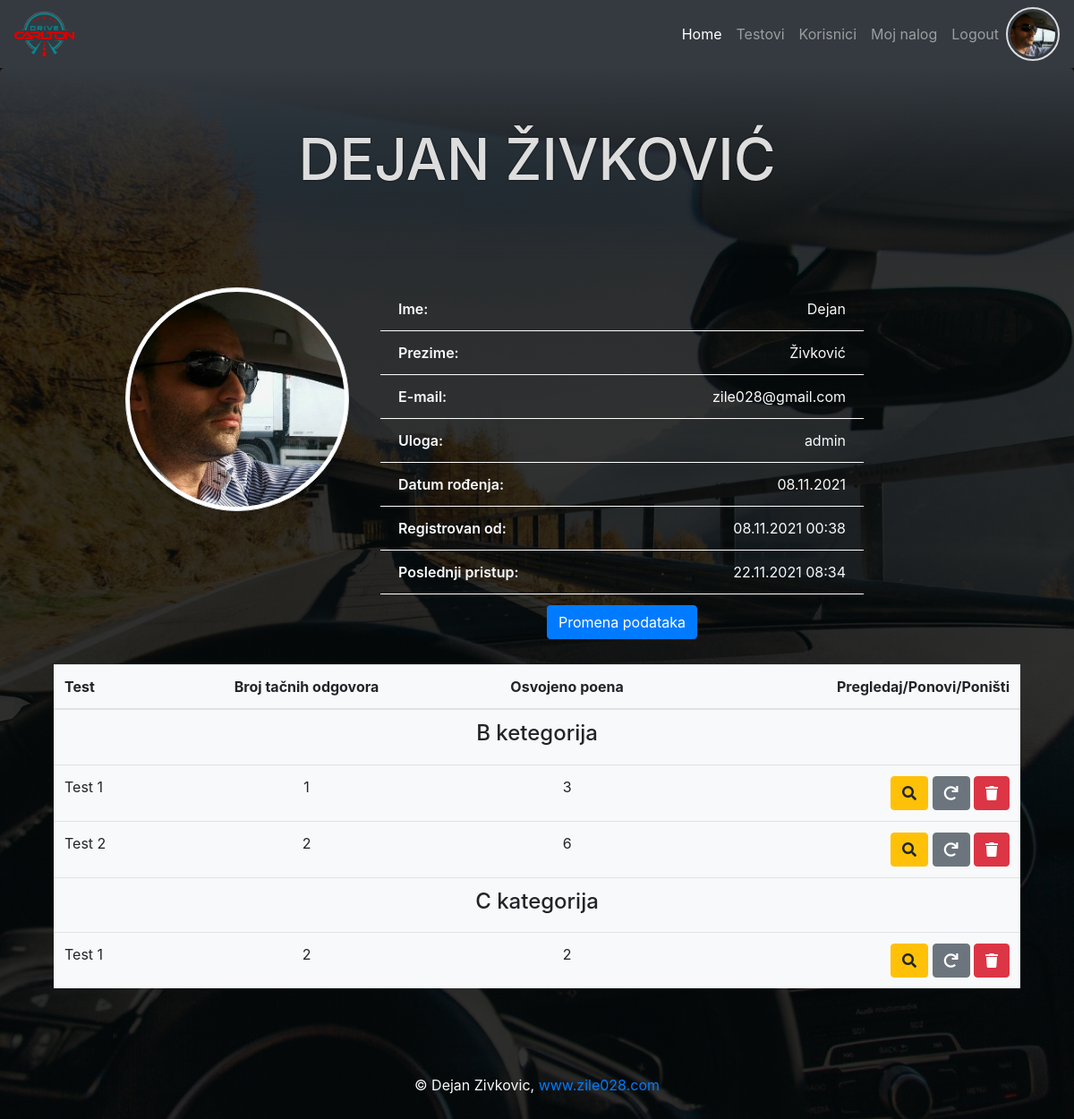
Page /user.php (signed in) on the earlier database version.
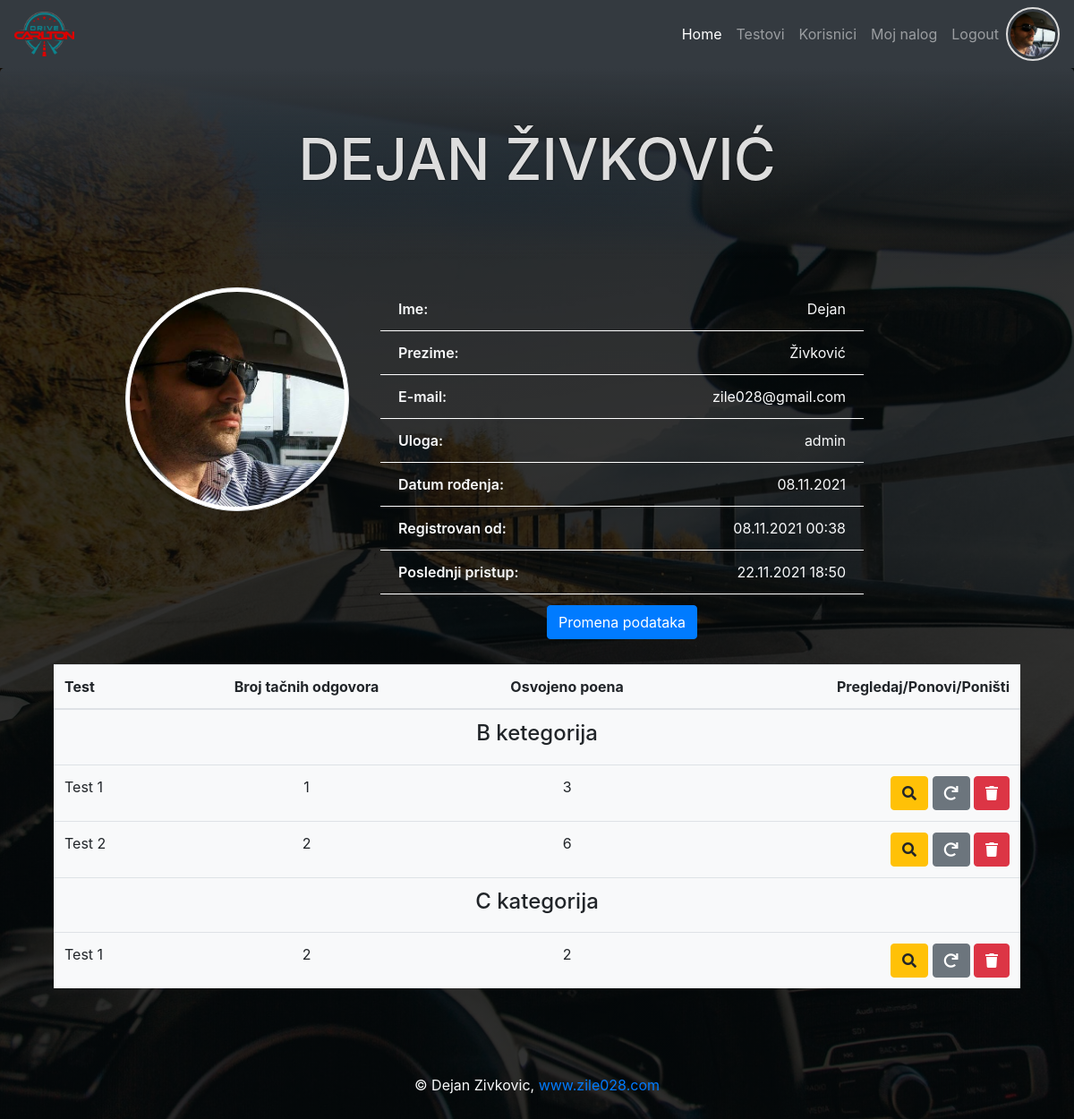
Same page on the later database version.
### tables this page shows
CREATE TABLE `users` (
  `id` int(11) NOT NULL,
  `first_name` varchar(50) NOT NULL,
  `last_name` varchar(50) NOT NULL,
  `date_birth` date NOT NULL,
  `email` varchar(50) NOT NULL,
  `password` varchar(60) NOT NULL,
  `created_at` timestamp NOT NULL DEFAULT CURRENT_TIMESTAMP,
  `last_login` timestamp NOT NULL DEFAULT CURRENT_TIMESTAMP,
  `profil_img` varchar(60) DEFAULT NULL,
  `role_id` int(11) DEFAULT NULL
);

CREATE TABLE `roles` (
  `id` int(11) NOT NULL,
  `role` varchar(30) NOT NULL,
  `description` varchar(255) NOT NULL
);

CREATE TABLE `user_test` (
  `id` int(11) NOT NULL,
  `test_id` int(11) NOT NULL,
  `user_id` int(11) NOT NULL,
  `points` int(11) NOT NULL,
  `number_correct` int(11) NOT NULL,
  `answer_json` json NOT NULL
);

CREATE TABLE `tests` (
  `id` int(11) NOT NULL,
  `test_name` varchar(150) NOT NULL,
  `category_id` int(11) NOT NULL
);

### user.php (called while the page is built, shortened)
<?php
require_once "core/init.php";
$user_info = $User->selectSingleJoin(
    ["users", "roles"],
    "role_id",
    ["id" => $_SESSION["id"]]
);
$test_info = $User->getTestsStatistic($_SESSION["id"]);
require_once ROOT . "/view/user.view.php";

### core/init.php (called while the page is built, shortened)
<?php
require_once "function.php";
require_once "classes/Conection.php";
require_once "classes/QueryBuilder.php";
require_once "classes/User.php";
$database = $conn_config["home_desktop"];
$User         = new User($database);

### core/classes/User.php (called while the page is built, shortened)
<?php
class User extends QueryBuilder
{
    public function isLoged()
    {
        if (isset($_SESSION["id"])) {
            return false;
        } else {
            return true;
        }
    }
    public function getTestsStatistic($user_id)
    {
        $sql = "SELECT
                tc.category_name,
                ut.points,
                ut.number_correct,
                ut.answer_json,
                t.test_name,
                tc.category_name,
                tc.icon,
                ut.id user_test_id,
                t.id test_id
                FROM user_test ut
                JOIN tests t
                ON ut.test_id = t.id
                JOIN test_category tc
                ON tc.id = t.category_id
                WHERE ut.user_id = :id
                ORDER BY t.id ASC
                ";
        $qry = $this->db->prepare($sql);
        $qry->execute(["id" => $user_id]);
        $result = $qry->fetchAll(PDO::FETCH_ASSOC | PDO::FETCH_GROUP);
        return $result;
    }
}

### core/classes/QueryBuilder.php (called while the page is built, shortened)
<?php
class QueryBuilder extends Connection
{
    public function selectSingleJoin(array $table, String $join_on, $criteria)
    {
        $key = key($criteria);
        $sql = "SELECT
                {$table[0]}.*, {$table[0]}.id {$table[0]}_id, {$table[1]}.*
                FROM {$table[0]}
                JOIN {$table[1]}
                ON {$table[0]}.{$join_on} = {$table[1]}.id
                WHERE {$table[0]}.{$key} = :{$key}";
        $qry = $this->db->prepare($sql);
        $qry->execute($criteria);
        $result = $qry->fetch(PDO::FETCH_OBJ);
        return $result;
    }
}

### core/classes/Conection.php (called while the page is built, shortened)
<?php
class Connection
{
    public function __construct($database)
    {
        try {
            $this->db = new PDO("mysql:host={$database['host']};dbname={$database['dbname']}", $database["user"], $database["password"]);
        } catch (PDOException $err) {
            die("Doslo je do greske. Nije moguce konektovati se sa bazom - " . $err->getMessage());
        }
    }
}

### core/function.php (called while the page is built, shortened)
<?php
function displayDate($arg){
    return date("d.m.Y",strtotime($arg));
}
function displayDateTime($arg){
    return date("d.m.Y H:i",strtotime($arg));
}

### view/user.view.php (the view)
<?php
require ROOT . "/include/top.php";
require ROOT . "/include/main_nav.php";
?>
<header class="jumbotron text-center">
    <h1><?php echo "{$user_info->first_name} {$user_info->last_name}"; ?></h1>
</header>
<section class="container">
    <article class="row">
        <div class="col-md-3 offset-md-1">
            <?php if($user_info->profil_img): ?>
            <img id="profil" src="upload/<?php echo $user_info->profil_img; ?>" class="img-thumbnail rounded-circle"
                alt="">
            <?php else: ?>
            <img id="profil" src="asset/logo.png" class="img-thumbnail rounded-circle" alt="">
            <?php endif; ?>
        </div>
        <div class="col-md-6">
            <ul class="user-info list-group  ">
                <li class="list-group-item bg-transparent text-light"><span>Ime:</span>
                    <p><?php echo $user_info->first_name; ?></p>
                </li>
                <li class="list-group-item bg-transparent text-light"><span>Prezime:</span>
                    <p><?php echo $user_info->last_name; ?></p>
                </li>
                <li class="list-group-item bg-transparent text-light"><span>E-mail:</span>
                    <p><?php echo $user_info->email; ?></p>
                </li>
                <li class="list-group-item bg-transparent text-light"><span>Uloga:</span>
                    <p><?php echo $user_info->role; ?></p>
                </li>
                <li class="list-group-item bg-transparent text-light"><span>Datum
                        rođenja:</span>
                    <p><?php echo displayDate($user_info->date_birth); ?></p>
                </li>
                <li class="list-group-item bg-transparent text-light"><span>Registrovan
                        od:</span>
                    <p><?php echo displayDateTime($user_info->created_at); ?></p>
                </li>
                <li class="list-group-item bg-transparent text-light"><span>Poslednji
                        pristup:</span>
                    <p><?php echo displayDateTime($user_info->last_login); ?></p>
                </li>
                <li class="list-group-item bg-transparent text-light border-0 text-center"><a class="btn btn-primary"
                        href="edit_user.php?id=<?php echo $user_info->id; ?>">Promena
                        podataka</a>
                </li>
            </ul>
        </div>
    </article>
    <article class="container mt-3">
        <?php if(count($test_info)>0): ?>
        <table class="bg-light table">
            <thead>
                <tr>
                    <th class="text-left">Test</th>
                    <th class="text-center">Broj tačnih odgovora</th>
                    <th class="text-center">Osvojeno poena</th>
                    <th class="text-right">Pregledaj/Ponovi/Poništi</th>
                </tr>
            </thead>
            <tbody>
                <?php foreach($test_info as $category => $value): ?>
                <tr>
                    <td class="text-center" colspan="4">
                        <h4><?php echo $category; ?></h4>
                    </td>
                </tr>
                <?php foreach($value as $t): ?>
                <tr>
                    <td class="text-left"><?php echo $t["test_name"]; ?></td>
                    <td class="text-center"><?php echo $t["number_correct"]; ?></td>
                    <td class="text-center"><?php echo $t["points"]; ?></td>
                    <td class="text-right">
                        <a class="btn btn-warning" href="preview_test.php?id=<?php echo $t["user_test_id"]; ?>"><i
                                class="fas fa-search"></i></a>
                        <a class="btn btn-secondary" href="preview_test.php?id=<?php echo $t["test_id"]; ?>"><i
                                class="fas fa-redo"></i></a>
                        <a class="btn btn-danger" href="preview_test.php?id=<?php echo $t["test_id"]; ?>"><i
                                class="fas fa-trash"></i></a>
                    </td>
                </tr>
                <?php endforeach; ?>
                <?php endforeach; ?>
            </tbody>
        </table>
        <?php else: ?>
        <h4 class="text-center text-light">Niste radili nijedan test!</h4>
        <?php endif; ?>
    </article>
</section>
<?php
require ROOT . "/include/bottom.php";
?>

### include/top.php (shortened to what this page needs)
<!DOCTYPE html>
<html lang="en">
<head>
    <link rel="stylesheet" href="https://cdnjs.cloudflare.com/ajax/libs/font-awesome/5.15.3/css/all.min.css"
 />
    <link rel="stylesheet" href="https://cdn.jsdelivr.net/npm/bootstrap@4.6.0/dist/css/bootstrap.min.css"
>
    <link rel="stylesheet" href="<?php echo ROOT_DIR; ?>/css/style.css">
</head>
<body>

### include/main_nav.php (shortened to what this page needs)
<nav class="navbar navbar-expand-lg navbar-dark bg-dark">
    <a class="navbar-brand" href="<?php echo ROOT_DIR; ?>"><img class="img-fluid" src="asset/logo-sm.png" alt=""></a>
    <div class="collapse navbar-collapse" id="navbarNav">
        <ul class="navbar-nav ml-auto">
            <li class="nav-item active">
                <a class="nav-link" href="<?php echo ROOT_DIR; ?>">Home</a>
            </li>
            <li class="nav-item">
                <a class="nav-link" href="<?php echo ROOT_DIR; ?>/testovi.php">Testovi</a>
            </li>
            <?php if(!$User->isLoged() && $user_info->role=="admin"): ?>
            <li class="nav-item">
                <a class="nav-link" href="all_users.php">Korisnici</a>
            </li>
            <?php endif; ?>
            <?php if($User->isLoged()): ?>
            <li class="nav-item">
                <a class="nav-link" href="login_register.php">Login / Register</a>
            </li>
            <?php else: ?>
            <li class="nav-item">
                <a class="nav-link" href="user.php">Moj nalog</a>
            </li>
            <li class="nav-item">
                <a class="nav-link" href="logout.php">Logout</a>
            </li>
            <?php endif; ?>
        </ul>
        <?php if(!$User->isLoged()): ?>
        <div class="loged-profil">
            <img src="<?php echo ROOT_DIR . TARGET_DIR . ($user_info->profil_img ?:"../asset/logo-sm.png"); ?>" alt="">
        </div>
        <?php endif; ?>
    </div>
</nav>

### include/bottom.php (shortened to what this page needs)
<footer class="text-light mt-5">
    <section class="container py-5 text-center">
        <p class="m-0">&copy; Dejan Zivkovic, <a href="https://zile028.com">www.zile028.com</a></p>
    </section>
</footer>
</body>
</html>

### css/style.css (style rules this page uses)
* { margin: 0; padding: 0; box-sizing: border-box; }
body { background: linear-gradient(rgba(0, 0, 0, 0.8), rgba(0, 0, 0, 0.8)), url(../asset/bg.jpg); background-position: center top; background-size: cover; background-attachment: fixed; }
.jumbotron { background: linear-gradient(to bottom, rgba(52, 58, 64, 1), rgba(0, 0, 0, 0)); color: #ddd; }
h1 { text-transform: uppercase; font-size: 4rem; }
h1, h1 + * { text-shadow: 0 0 2px #000; }
.navbar-brand img, .loged-profil img { height: 50px; }
ul li span { font-weight: 600; margin-right: 10px; }
ul li span + * { margin: 0; float: right; }
.img-thumbnail { height: 250px; width: 250px; }
.loged-profil img { border: 2px solid #ddd; padding: 3px; border-radius: 50%; width: 60px; height: 60px; object-fit: cover; }
.user-info li { border: transparent; border-bottom: 1px solid #fff; }

Differences in the rows shown:
changed users "DEJAN": last_login "22.11.2021 08:34" → "22.11.2021 18:50"
